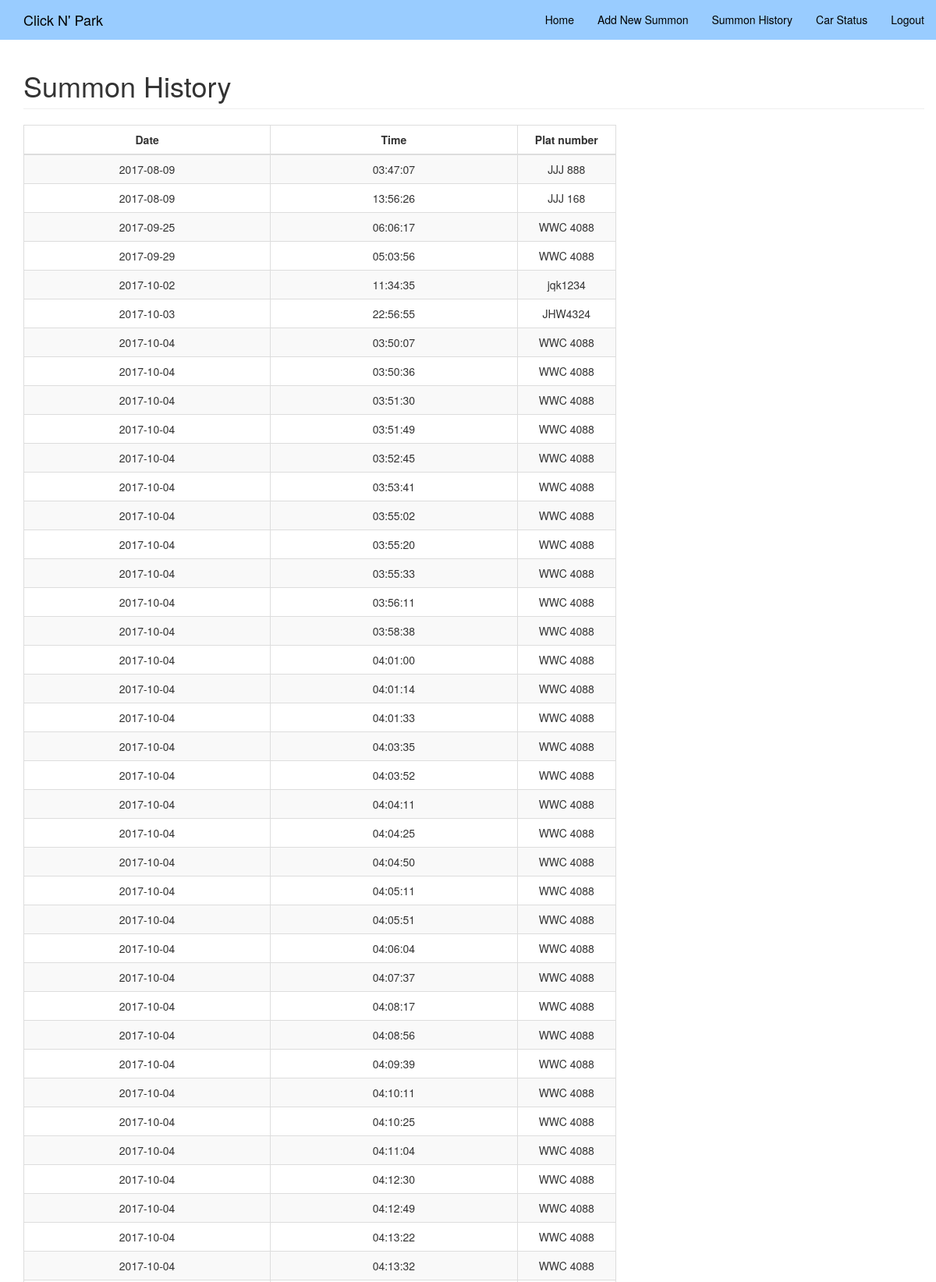
/digital_coupon/mobile_officer_summon_history.php (signed in, upper part), run on the app's committed database.
### tables this page shows
CREATE TABLE `summon` (
  `Summon_ID` int(11) NOT NULL,
  `Summon_Date` date NOT NULL,
  `Summon_Time` time NOT NULL,
  `Officer_ID` int(11) NOT NULL,
  `summon_image` varchar(900) NOT NULL,
  `summon_car` varchar(11) NOT NULL,
  `summon_location` int(11) NOT NULL,
  `reason_id` int(11) NOT NULL,
  `summon_petak` varchar(6) NOT NULL
);

### digital_coupon/mobile_officer_summon_history.php (the view, shortened to what this page needs)
<?php
include("connection.php");
$sess_offid = $_SESSION["sess_offid"];
?>
<!DOCTYPE html>
<html lang="en">
<head>
    <link href="css/bootstrap.min.css" rel="stylesheet">
    <link href="css/modern-business.css" rel="stylesheet">
    <link href="font-awesome/css/font-awesome.min.css" rel="stylesheet" type="text/css">
</head>
<body>
    <nav class="navbar navbar-inverse navbar-fixed-top" role="navigation">
        <div class="container">
            <div class="navbar-header">
                <a class="navbar-brand" href="mobile_officer_interface.php">Click N' Park</a>
            </div>
            <div class="collapse navbar-collapse" id="bs-example-navbar-collapse-1">
                <ul class="nav navbar-nav navbar-right">
                    <li>
                        <a href="mobile_officer_interface.php">Home</a>
                    </li>
					<li>
                        <a href="mobile_officer_new_summon.php">Add New Summon</a>
                    </li>
					<li>
                        <a href="mobile_officer_summon_history.php">Summon History</a>
                    </li>
					<li>
                        <a href="mobile_officer_car_status.php">Car Status</a>
                    </li>
					<li>
                        <a href="mobile_logout.php">Logout</a>
                    </li>
            </div>
        </div>
    </nav>
    <div class="container">
        <div class="row">
            <div class="col-lg-12">
                <h1 class="page-header">Summon History</h1>
            </div>
        </div>
        <div class="row" style="margin-bottom:326px;">
            <div class="col-md-8">
                    <table class="table table-striped table-bordered" cellspacing="0" width="100%" id="history_table">
                    <thead>
					<tr>
						<th class="col-md-5 col-xs-5">Date</th>
						<th class="col-md-5 col-xs-4">Time</th>
						<th class="col-md-5 col-xs-4">Plat number</th>
					</tr>
					</thead>
                    <tbody>
                    <?php
                    $result_history =mysqli_query($conn, "SELECT * FROM summon where Officer_ID=$sess_offid");
                    while($show_history = mysqli_fetch_assoc($result_history))
                    {
                    ?>
                    <tr>
                        <td><?php echo $show_history["Summon_Date"] ?></td>
                        <td><?php echo $show_history["Summon_Time"] ?></td>
                        <td><?php echo $show_history["summon_car"] ?></td>
                    </tr>
                    <?php } ?>
                      </tbody>
			</table>
            </div>
        </div>
    </div>
</body>
</html>

### digital_coupon/css/modern-business.css (style rules this page uses)
html, body { height: 100%; }
body { padding-top: 50px; }

### digital_coupon/mobile_officer_summon_history.php (style rules this page uses)
table tr th,td { text-align:center; }

### data on the page
summon: Summon_Date "2017-08-09", Summon_Time "03:47:07", summon_car "JJJ 888"
summon: Summon_Date "2017-08-09", Summon_Time "13:56:26", summon_car "JJJ 168"
summon: Summon_Date "2017-09-25", Summon_Time "06:06:17", summon_car "WWC 4088"
summon: Summon_Date "2017-09-29", Summon_Time "05:03:56", summon_car "WWC 4088"
summon: Summon_Date "2017-10-02", Summon_Time "11:34:35", summon_car "jqk1234"
summon: Summon_Date "2017-10-03", Summon_Time "22:56:55", summon_car "JHW4324"
summon: Summon_Date "2017-10-04", Summon_Time "03:50:07", summon_car "WWC 4088"
summon: Summon_Date "2017-10-04", Summon_Time "03:50:36", summon_car "WWC 4088"
summon: Summon_Date "2017-10-04", Summon_Time "03:51:30", summon_car "WWC 4088"
summon: Summon_Date "2017-10-04", Summon_Time "03:51:49", summon_car "WWC 4088"
summon: Summon_Date "2017-10-04", Summon_Time "03:52:45", summon_car "WWC 4088"
summon: Summon_Date "2017-10-04", Summon_Time "03:53:41", summon_car "WWC 4088"
summon: Summon_Date "2017-10-04", Summon_Time "03:55:02", summon_car "WWC 4088"
summon: Summon_Date "2017-10-04", Summon_Time "03:55:20", summon_car "WWC 4088"
summon: Summon_Date "2017-10-04", Summon_Time "03:55:33", summon_car "WWC 4088"
summon: Summon_Date "2017-10-04", Summon_Time "03:56:11", summon_car "WWC 4088"
summon: Summon_Date "2017-10-04", Summon_Time "03:58:38", summon_car "WWC 4088"
summon: Summon_Date "2017-10-04", Summon_Time "04:01:00", summon_car "WWC 4088"
summon: Summon_Date "2017-10-04", Summon_Time "04:01:14", summon_car "WWC 4088"
summon: Summon_Date "2017-10-04", Summon_Time "04:01:33", summon_car "WWC 4088"
summon: Summon_Date "2017-10-04", Summon_Time "04:03:35", summon_car "WWC 4088"
summon: Summon_Date "2017-10-04", Summon_Time "04:03:52", summon_car "WWC 4088"
summon: Summon_Date "2017-10-04", Summon_Time "04:04:11", summon_car "WWC 4088"
summon: Summon_Date "2017-10-04", Summon_Time "04:04:25", summon_car "WWC 4088"
summon: Summon_Date "2017-10-04", Summon_Time "04:04:50", summon_car "WWC 4088"
summon: Summon_Date "2017-10-04", Summon_Time "04:05:11", summon_car "WWC 4088"
summon: Summon_Date "2017-10-04", Summon_Time "04:05:51", summon_car "WWC 4088"
summon: Summon_Date "2017-10-04", Summon_Time "04:06:04", summon_car "WWC 4088"
summon: Summon_Date "2017-10-04", Summon_Time "04:07:37", summon_car "WWC 4088"
summon: Summon_Date "2017-10-04", Summon_Time "04:08:17", summon_car "WWC 4088"
summon: Summon_Date "2017-10-04", Summon_Time "04:08:56", summon_car "WWC 4088"
summon: Summon_Date "2017-10-04", Summon_Time "04:09:39", summon_car "WWC 4088"
summon: Summon_Date "2017-10-04", Summon_Time "04:10:11", summon_car "WWC 4088"
summon: Summon_Date "2017-10-04", Summon_Time "04:10:25", summon_car "WWC 4088"
summon: Summon_Date "2017-10-04", Summon_Time "04:11:04", summon_car "WWC 4088"
summon: Summon_Date "2017-10-04", Summon_Time "04:12:30", summon_car "WWC 4088"
summon: Summon_Date "2017-10-04", Summon_Time "04:12:49", summon_car "WWC 4088"
summon: Summon_Date "2017-10-04", Summon_Time "04:13:22", summon_car "WWC 4088"
summon: Summon_Date "2017-10-04", Summon_Time "04:13:32", summon_car "WWC 4088"
